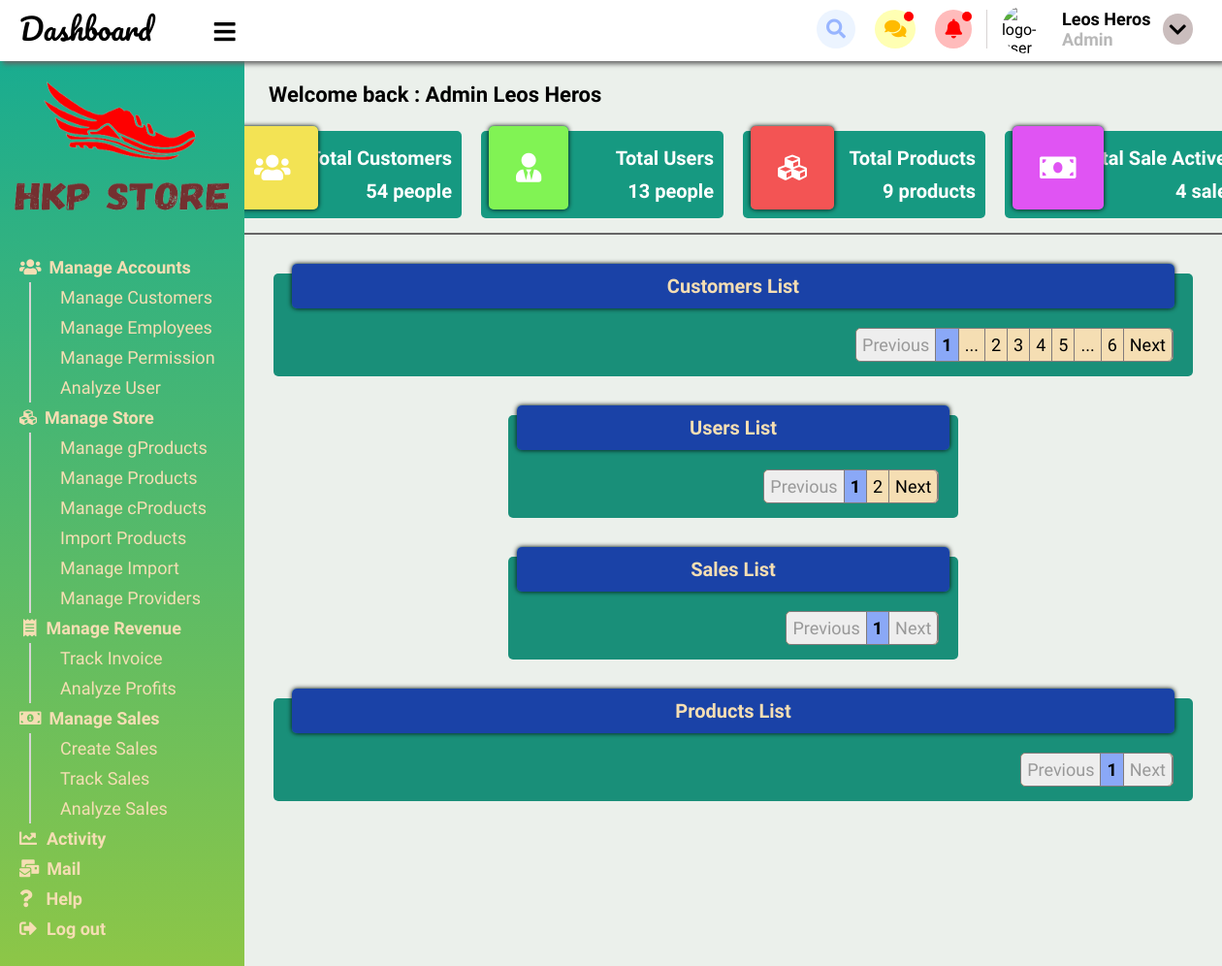
Page /admin/index.php (signed in) on the earlier database version.
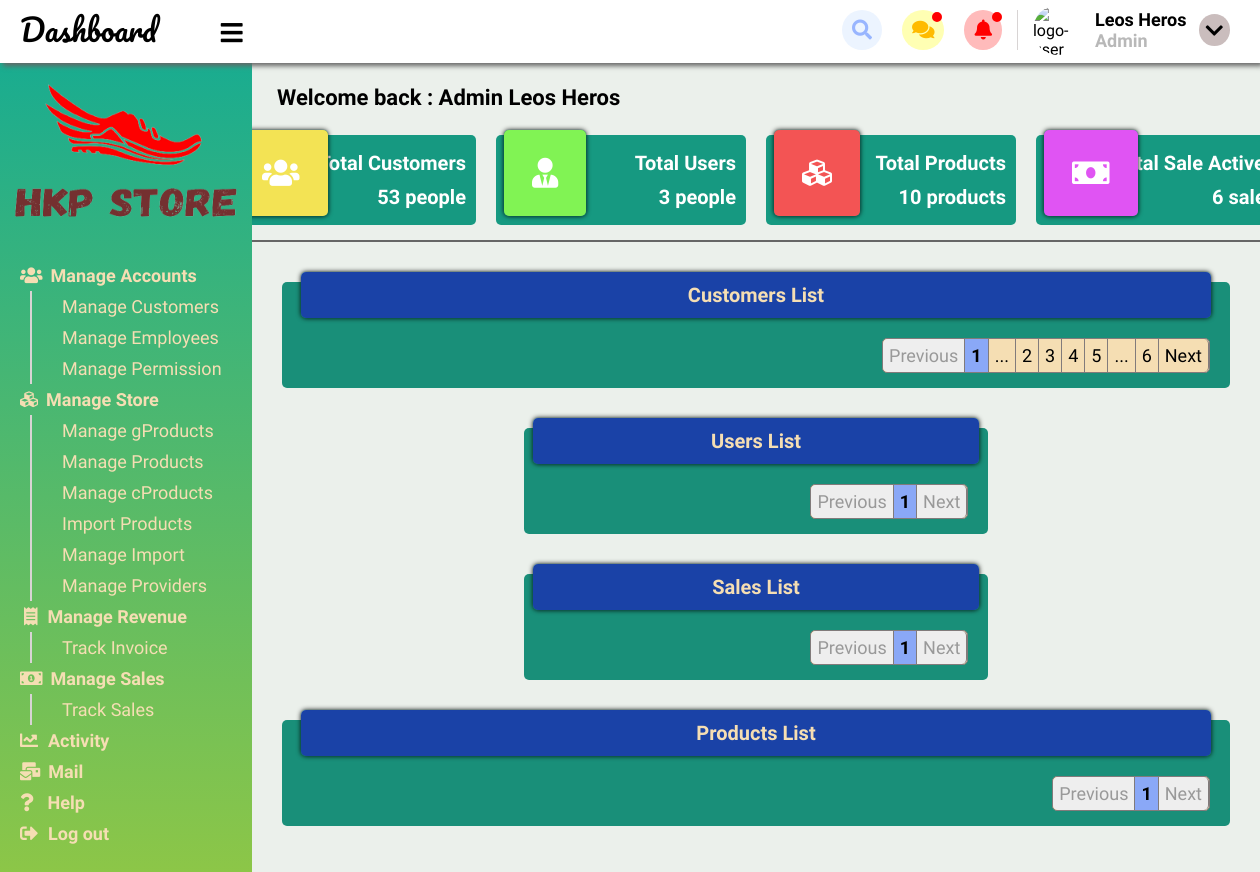
Same page on the later database version.
### tables this page shows
CREATE TABLE `chitiet_quyen_chucnang` (
  `id_quyen` varchar(20) NOT NULL,
  `id_chucnang` varchar(20) NOT NULL
);

CREATE TABLE `chuc_nang` (
  `id_chucnang` int(100) NOT NULL,
  `ten_chucnang` varchar(100) NOT NULL,
  `mieuta` varchar(100) NOT NULL,
  `vi_tri` varchar(10) NOT NULL,
  `icon` varchar(100) NOT NULL
);

### data.properties.php (called while the page is built)
<?php
    $host = 'localhost';
    $username = 'thanhhoa';
    $password = 'thanhhoa';
    $database = 'do_an_web2';
?>

### admin/templates/connectData.php (called while the page is built, shortened)
<?php
    class connectData {
        private $host;
        private $username;
        private $password;
        private $database;
        public function __construct($value = '') {
            if ($value != '') {
                include('../data.properties.php');
            }
            else {
                include('../../data.properties.php');
            }
            $this->host = $host;
            $this->username = $username;
            $this->password = $password;
            $this->database = $database;
        }
        public function selectData($query) {
            if (!$conn = mysqli_connect($this->host,$this->username,$this->password,$this->database)) {
                echo "<script> console.log('Connect failed !')</script>";
            }
            if (!($res = mysqli_query($conn, $query))) {
                echo "<script> console.log('Error : Failed when executed query !')</script>";
            }
            return $res;
        }
    }
?>

### admin/index.php (the view, shortened to what this page needs)
<!DOCTYPE html>
<html lang="en">
<head>
    <link rel="stylesheet" href="static/css/style.css">
    <link rel="stylesheet" href="../static/css/all.css">
</head>
<body onload="setNotification()">
    <?php require_once('./templates/header.php') ?>
    <div class="dashboard">
        <div class="menu-dashboard disable-copy">
            <div class="logo-dashboard">
                <img src="static/images/logo-doc-trans.png" alt="logo-dashboard">
            </div>
            <ul class="dashboard-menu-items">
                <?php
                    require_once('./templates/connectData.php');
                    $conn = new connectData('1');
                    $res = $conn->selectData("select * from chitiet_quyen_chucnang, chuc_nang
                                where id_quyen = '".$_SESSION['user']['permission']."' and chitiet_quyen_chucnang.id_chucnang = chuc_nang.id_chucnang order by vi_tri");
                    $show = '';
                    $pos = 0;
                    $flag = true;
                    while ($row = mysqli_fetch_array($res)) {
                        if ((int)$row['vi_tri'] % 1000 == 0) {
                            $pos++;
                            if ($flag == false) {
                                $show .= "</ul><li id='menu-$pos' onclick='minimizieSubmenu(this.id)'><a class='bold-title'>
                                ".$row['icon'].$row['ten_chucnang']."</a></li>";
                                $flag = true;
                            }
                            else {
                                $show .= "<li id='menu-$pos' onclick='minimizieSubmenu(this.id)'";
                                if ($row['ten_chucnang'] == 'Log out') {
                                    $show .= " class='logout-btn'";
                                }
                                $show .= "><a class='bold-title'>
                                ".$row['icon'].$row['ten_chucnang']."</a></li>";
                                $flag = true;
                            }
                        }
                        else {
                            if ($flag == false) {
                                $show .= "<li><a>".$row['ten_chucnang']."</a></li>";
                            }
                            else {
                                $show .= "<ul class='dashboard-submenu-items' id='submenu-$pos'>
                                            <li><a>".$row['ten_chucnang']."</a></li>";
                                $flag = false;
                            }
                        }
                    }
                    echo $show;
                ?>
                <div class="space"></div>
            </ul>
        </div>
        <div class="content-dashboard">
        </div>
    </div>
</body>
</html>

Differences in the rows shown:
removed chitiet_quyen_chucnang: id_chucnang.ten_chucnang "Analyze User"
removed chitiet_quyen_chucnang: id_chucnang.ten_chucnang "Analyze Profits"
removed chitiet_quyen_chucnang: id_chucnang.ten_chucnang "Create Sales"
removed chitiet_quyen_chucnang: id_chucnang.ten_chucnang "Analyze Sales"
Other differences:
$countCustomers: "54" → "53"
$countUsers: "13" → "3"
$countProducts: "9" → "10"
$countSales: "4" → "6"
list line gone: "2"
